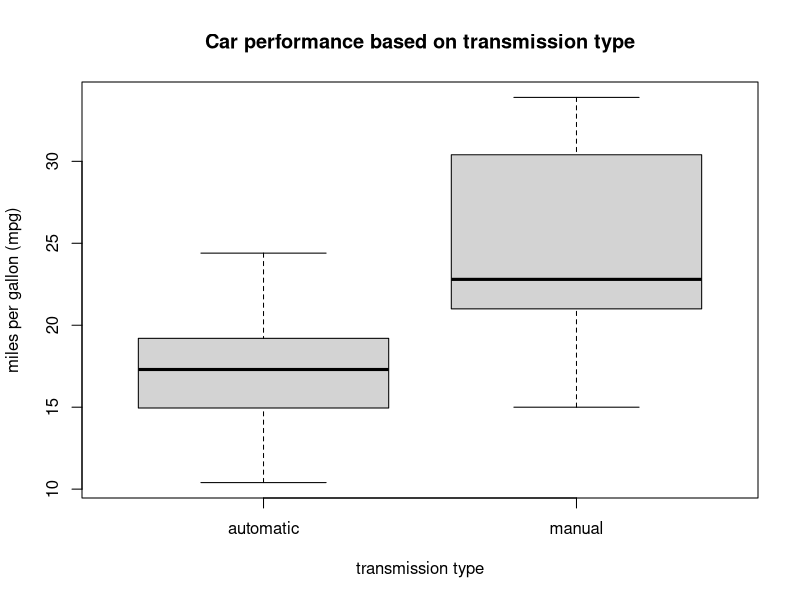
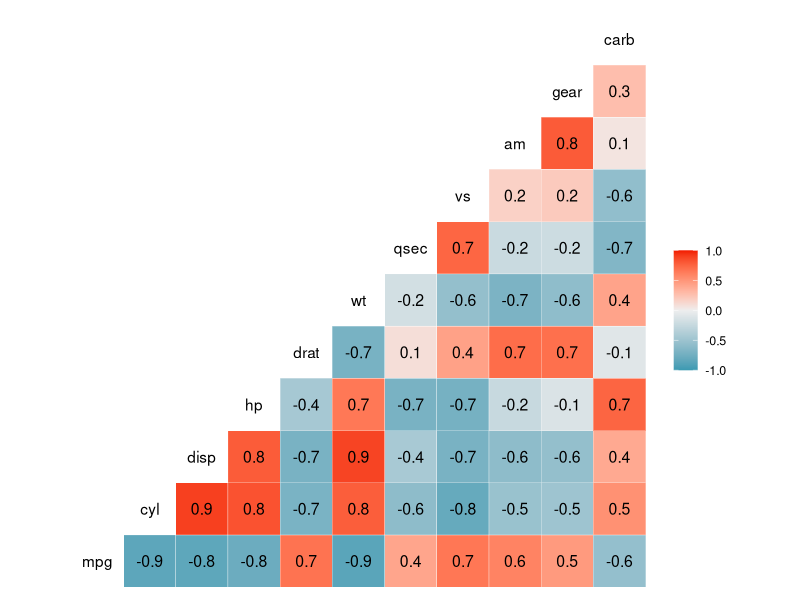
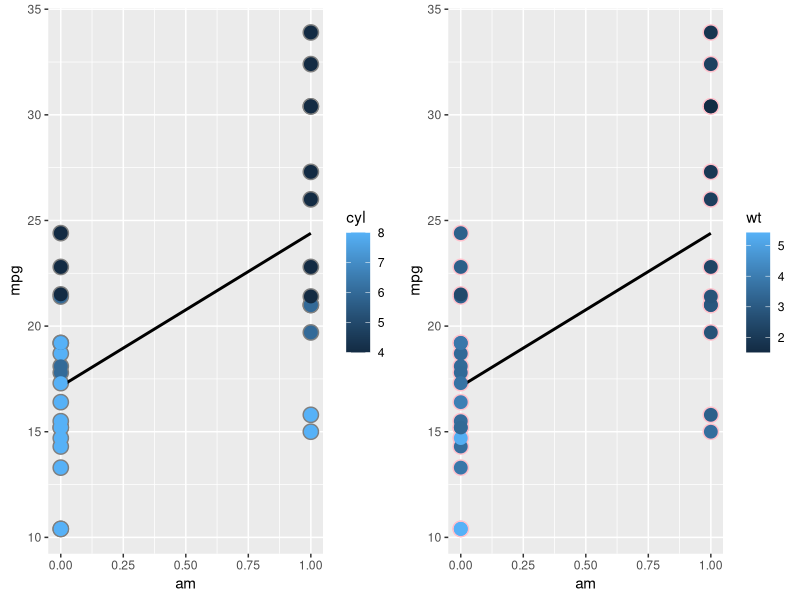
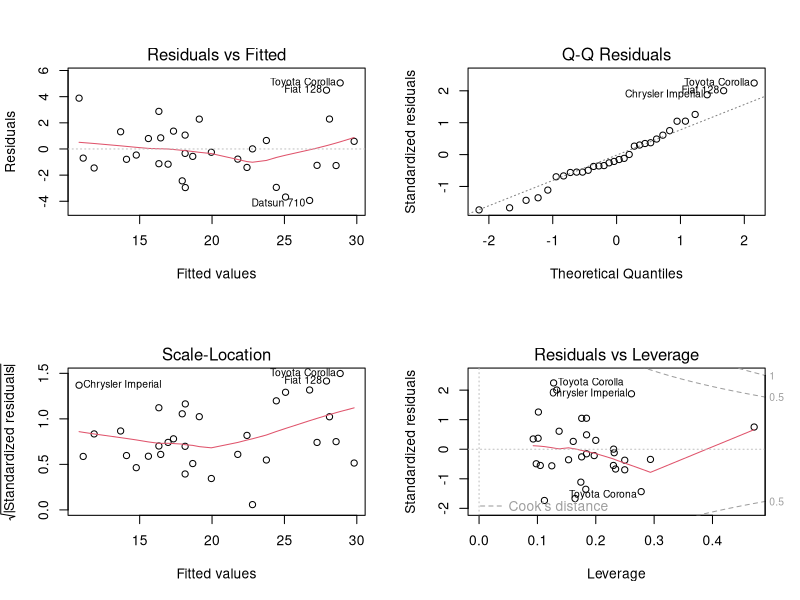

Source code (R) for these figures, in order:
## ---- chunk 1
knitr::opts_chunk$set(echo = TRUE, warning=FALSE,message=FALSE)
## ---- chunk 2
library(MASS)
library(car)
lmregression <- lm(mpg ~ I(factor(am)) + wt + I(factor(cyl)) + hp,data=mtcars)
summary(lmregression)$coefficients
## ---- chunk 3
library(datasets)
data(mtcars)
for (i in 1:dim(mtcars)[1]) {
        if (mtcars$am[i]==1) {mtcars$trans[i] <- "manual"}
        else mtcars$trans[i] <- "automatic"
}
boxplot(mtcars$mpg ~ trans, data=mtcars, xlab="transmission type",ylab="miles per gallon (mpg)"
        ,main="Car performance based on transmission type")
## ---- chunk 4
library(ggplot2)
library(GGally)
ggcorr(mtcars, palette = "RdBu", label = TRUE)
## ---- chunk 5
library(gridExtra) 
g = ggplot(mtcars,aes(y=mpg,x=am,colour=cyl))+geom_point(colour="grey50",size=5)+
        geom_smooth(method=lm,se=FALSE,colour="black") +geom_point(size=4)
g2 = ggplot(mtcars,aes(y=mpg,x=am,colour=wt))+geom_point(colour="pink",size=5)+
        geom_smooth(method=lm,se=FALSE,colour="black")+geom_point(size=4)
grid.arrange(g, g2, ncol=2)
## ---- chunk 6
lmregression1 <- lm(mpg ~ I(factor(am)),data=mtcars)
lmregression11 <- lm(mpg ~ I(factor(am)) + wt,data=mtcars)
lmregression21 <- lm(mpg ~ I(factor(am)) + wt + I(factor(cyl)), data=mtcars)
lmregression22 <- lm(mpg ~ I(factor(am)) + wt + hp,data=mtcars)
lmregression23 <- lm(mpg ~ I(factor(am)) + wt + disp,data=mtcars)
lmregression24 <- lm(mpg ~ I(factor(am)) + wt + drat,data=mtcars)
lmregression25 <- lm(mpg ~ I(factor(am)) + wt + qsec,data=mtcars)
lmregression26 <- lm(mpg ~ I(factor(am)) + wt + I(factor(vs)),data=mtcars)
lmregression27 <- lm(mpg ~ I(factor(am)) + wt + I(factor(gear)),data=mtcars)
lmregression28 <- lm(mpg ~ I(factor(am)) + wt + I(factor(carb)),data=mtcars)

anova(lmregression11,lmregression21)$`Pr(>F)`
anova(lmregression11,lmregression22)$`Pr(>F)`
anova(lmregression11,lmregression23)$`Pr(>F)`
anova(lmregression11,lmregression24)$`Pr(>F)`
anova(lmregression11,lmregression25)$`Pr(>F)`
anova(lmregression11,lmregression26)$`Pr(>F)`
anova(lmregression11,lmregression27)$`Pr(>F)`
anova(lmregression11,lmregression28)$`Pr(>F)`

lmregression31 <- lm(mpg ~ I(factor(am)) + wt + I(factor(cyl)) + hp, data=mtcars)
lmregression32 <- lm(mpg ~ I(factor(am)) + wt + I(factor(cyl)) + qsec, data=mtcars)
lmregression33 <- lm(mpg ~ I(factor(am)) + wt + I(factor(cyl)) + I(factor(vs)), data=mtcars)

anova(lmregression21,lmregression31)$`Pr(>F)`
anova(lmregression21,lmregression32)$`Pr(>F)`
anova(lmregression21,lmregression33)$`Pr(>F)`
## ---- chunk 7
par(mfrow = c(2,2))
plot(lmregression)
